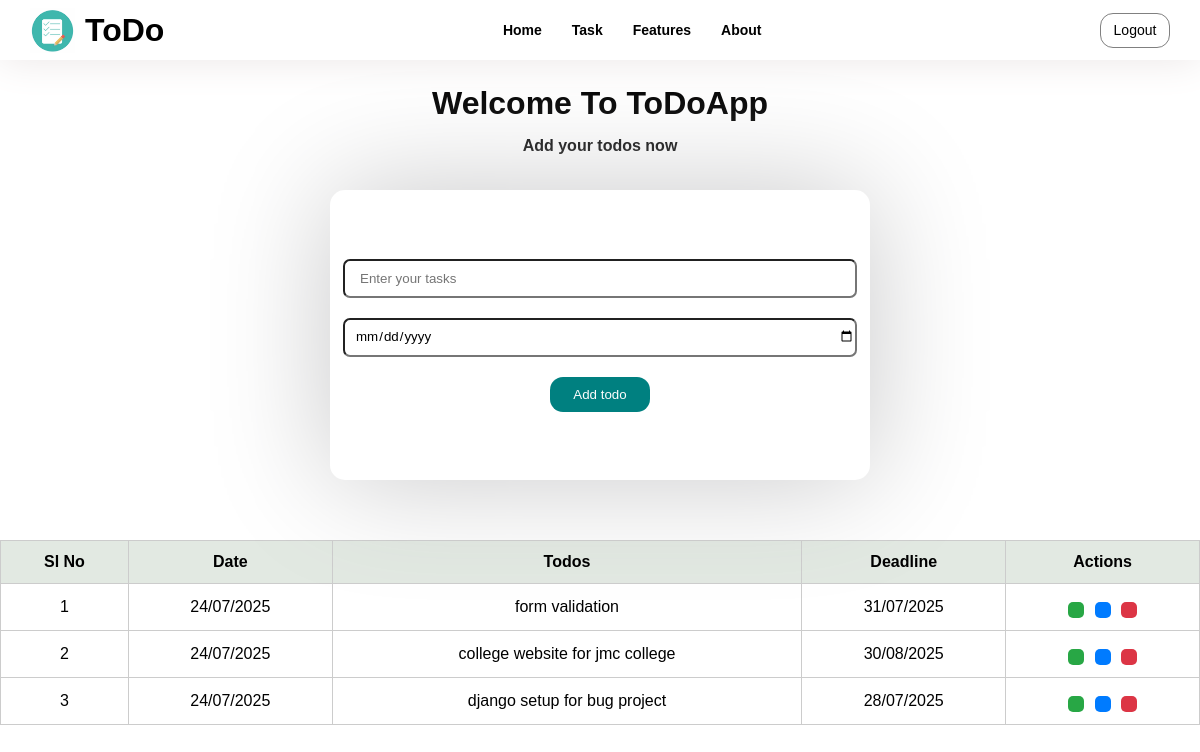
Page /add_task/ (signed in) on the committed database.
### App/models.py (models this page shows, shortened)
class Task(models.Model):
    user = models.ForeignKey(User, on_delete=models.CASCADE)
    todos = models.CharField(max_length=255)
    created_date = models.DateField(auto_now_add=True)
    deadline = models.DateField()
    complete= models.BooleanField(default=False)

### App/views.py (the view, shortened to what this page needs)
# urls.py: path('add_task/', views.add_task, name='add_task'),
def add_task(request):
    tasks = Task.objects.filter(user=request.user)
    return render(request, 'tasks.html', {'tasks': tasks})

### App/templates/tasks.html (shortened to what this page needs)
{% load static %}
<!DOCTYPE html>
<html lang="en">
<head>
    <link rel="stylesheet" href="{% static 'css/tasks.css' %}">
</head>
<body>
    <div class="container">
        <div class="navbar">
            <div class="nav-left">
                <div class="logo">
                    <img src="{% static 'images/logo.png' %}" alt="" srcset="">
                </div>
                <h1>ToDo</h1>
            </div>
             <div class="nav-items-center">
                <a href="{% url 'homepage' %}"><h3>Home</h3></a>
                <a href="{% url 'add_task' %}"><h3>Task</h3></a>
                <a href="/#features"><h3>Features</h3></a>
                <a href="/#about"><h3>About</h3></a>
            </div>
            <div class="nav-right">
                <a href="{% url 'logout' %}"><button id="btn1" onclick="">Logout</button></a>
            </div>
        </div>
        <div class="head-section">
            <h1>Welcome To ToDoApp</h1>
            <h6>Add your todos now</h6>
        </div>
        <div class="form-container">
            <form action="{% url 'add_task' %}" method="POST">{% csrf_token %}
                <div class="addtodo">
                <input type="text" name="todos" placeholder="Enter your tasks">
                <input type="date" name="deadline" placeholder="">
                <button type="submit" id="add">Add todo</button>
                </div>
            </form>
        </div>
        <div class="todo-tables">
            <table>
                <thead>
                    <tr>
                        <th>Sl No</th>
                        <th>Date</th>
                        <th>Todos</th>
                        <th>Deadline</th>
                        <th>Actions</th>
                    </tr>
                </thead>
                <tbody>
                     {% for i in tasks %}
                    <tr>
                        <td>{{ forloop.counter }}</td>
                        {% if i.complete %}
                        <td style="text-decoration: line-through;">{{ i.created_date|date:"d/m/Y" }}</td>
                        <td style="text-decoration: line-through;">{{ i.todos }}</td>
                        <td style="text-decoration: line-through;">{{ i.deadline|date:"d/m/Y" }}</td>
                        {% else %}
                        <td>{{ i.created_date|date:"d/m/Y" }}</td>
                        <td>{{ i.todos }}</td>
                        <td>{{ i.deadline|date:"d/m/Y" }}</td>
                        {% endif %}
                        <td>
                            {% if i.complete %}
                            <a href="{% url 'taskclose' pk=i.pk %}"><button type="submit" class="btn black"><ion-icon name="close-circle-outline"></ion-icon></button></a>
                            <a href="{% url 'edit' pk=i.pk %}"><button type="submit" class="btn blue" ><ion-icon name="create-outline"></ion-icon> </button></a>
                            <a href="{% url 'taskdelete' pk=i.pk %}"><button type="submit" class="btn red"><ion-icon name="trash-outline"></ion-icon> </button></a>
                            {% else %}
                            <a href="{% url 'taskcomplete' pk=i.pk %}"><button type="submit" class="btn green"></button></a>
                            <a href="{% url 'edit' pk=i.pk %}"><button type="submit" class="btn blue" > </button></a>
                            <a href="{% url 'taskdelete' pk=i.pk %}"><button type="submit" class="btn red"> </button></a>
                            {% endif %}
                        </td>
                    </tr>
                    {% empty %}
                    <tr>
                        <td colspan="5">No tasks yet. Start adding some!</td>
                    </tr>
                    {% endfor %}
                </tbody>
            </table>
        </div>
    </div>
</body>
</html>

### App/static/css/tasks.css (style rules this page uses)
* { margin: 0; padding: 0; font-family: Arial, Helvetica, sans-serif; }
.navbar { display: flex; justify-content: space-between; align-items: center; padding: 10px 30px; height: 40px; box-shadow: 0 0 40px rgb(235, 230, 230); }
.nav-right { gap: 20px; }
#btn1 { cursor: pointer; height: 35px; width: 70px; border: 1px solid gray; outline:none; color: black; background-color: white; font-size: 14px; font-weight: 200; border-radius: 13px 13px 13px 13px; }
.addtodo { height: 250px; width: 500px; display: flex; flex-direction: column; padding: 20px; border: none; border-radius: 15px; box-shadow: 0 0 120px rgb(200, 200, 201); gap: 20px; background-color: white; align-items: center; justify-content: center; }
.addtodo input { width: 100%; height: 35px; border-radius: 7px; outline: none; padding-left: 10px; }
.addtodo button { width: 100px; height: 35px; cursor: pointer; border: none; outline: none; color: rgb(253, 253, 253); background-color:teal; border-radius: 13px; }
.addtodo ::placeholder { padding-left: 5px; }
.form-container { display: flex; align-items: center; justify-content: center; margin-top: 30px; margin-bottom: 60px; }
table { width: 100%; border-collapse: collapse; font-family: sans-serif; margin-top: 20px; }
a { text-decoration: none; color: inherit; }
thead { background-color: #e2e9e2; }
th, td { border: 1px solid #ccc; padding: 12px; text-align: center; }
.btn { padding: 8px; margin: 0 3px; border: none; border-radius: 5px; text-align: center; font-size: 18px; cursor: pointer; color: white; display: inline-flex; align-items: center; justify-content: center; text-decoration: none; }
.green { background-color: #28a745; }
.blue { background-color: #007bff; }
.red { background-color: #dc3545; }

### rows in the picture
Task: created_date "24/07/2025", todos "form validation", deadline "31/07/2025", complete False (drawn)
Task: created_date "24/07/2025", todos "college website for jmc college", deadline "30/08/2025", complete False (drawn)
Task: created_date "24/07/2025", todos "django setup for bug project", deadline "28/07/2025", complete False (drawn)
